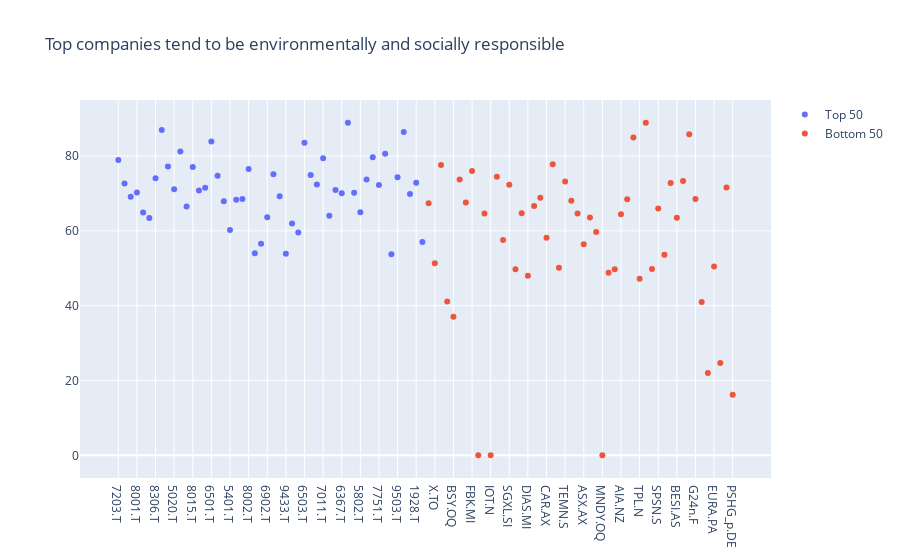

This figure's notebook cell:
### Markdown cell above
### Plot compare the ESG metrices for these companies

### Code cell
plots = [go.Scatter(x=top50['RIC'], y=top50['ESG Score'], mode='markers', name='Top 50'), 
         go.Scatter(x=bot50['RIC'], y=bot50['ESG Score'], mode='markers', name='Bottom 50')]
fig = go.Figure(data=plots)
fig.update_layout(title='Top companies tend to be environmentally and socially responsible')
fig.show()

### Figure 1 — Plotly figure (JSON) as saved in the notebook; plotly's stock layout.template omitted (floating-point values rounded to 4 significant figures)
{"data": [{"mode": "markers", "name": "Top 50", "type": "scatter", "x": ["7203.T", "7267.T", "8058.T", "8001.T", "8031.T", "9432.T", "8306.T", "6758.T", "7201.T", "5020.T", "3382.T", "6178.T", "8015.T", "8316.T", "8267.T", "6501.T", "5019.T", "8750.T", "5401.T", "6752.T", "8766.T", "8002.T", "8053.T", "9984.T", "6902.T", "9434.T", "8725.T", "9433.T", "7181.T", "7269.T", "6503.T", "1925.T", "8630.T", "7011.T", "7259.T", "5411.T", "6367.T", "8604.T", "7270.T", "5802.T", "9613.T", "4502.T", "7751.T", "5108.T", "4188.T", "9503.T", "6301.T", "6201.T", "1928.T", "9502.T"], "y": [78.94, 72.63, 69.09, 70.25, 64.93, 63.47, 74.05, 86.95, 77.21, 71.13, 81.18, 66.52, 77.1, 70.82, 71.5, 83.89, 74.7, 67.91, 60.21, 68.32, 68.54, 76.5, 54.02, 56.54, 63.63, 75.16, 69.28, 53.88, 61.97, 59.59, 83.55, 74.94, 72.4, 79.39, 64.04, 70.91, 70.03, 88.92, 70.18, 65.0, 73.76, 79.7, 72.24, 80.59, 53.73, 74.3, 86.43, 69.87, 72.85, 57.02]}, {"mode": "markers", "name": "Bottom 50", "type": "scatter", "x": ["CAPD.SI", "X.TO", "REG.OQ", "REA.AX", "BSY.OQ", "AGI.TO", "VCX.AX", "FBK.MI", "RDDT.N", "WPM.TO", "IOT.N", "LOIM.PA", "LOTB.BR", "SGXL.SI", "RAAG.DE", "LUG.TO", "DIAS.MI", "BCVN.S", "FNV.TO", "CAR.AX", "MNG.L", "EFN.TO", "TEMN.S", "IAG.TO", "INWT.MI", "ASX.AX", "CYBR.OQ", "NEKG.DE", "MNDY.OQ", "VACN.S", "0006.HK", "AIA.NZ", "LEGn.DE", "LAND.L", "TPL.N", "GFCP.PA", "WTC.AX", "SPSN.S", "DSG.TO", "SGRO.L", "BESI.AS", "AUTOA.L", "CVO.PA", "G24n.F", "SOL.AX", "MSTR.OQ", "EURA.PA", "PME.AX", "IVN.TO", "PSHG_p.DE"], "y": [67.37, 51.31, 77.6, 41.11, 37.03, 73.71, 67.58, 76.01, 0.0, 64.61, 0.0, 74.45, 57.57, 72.31, 49.76, 64.68, 48.02, 66.67, 68.84, 58.17, 77.82, 50.12, 73.21, 68.08, 64.62, 56.42, 63.55, 59.71, 0.0, 48.81, 49.77, 64.41, 68.46, 84.97, 47.19, 88.89, 49.84, 65.95, 53.64, 72.77, 63.48, 73.36, 85.79, 68.5, 40.96, 22.03, 50.5, 24.71, 71.57, 16.17]}], "layout": {"title": {"text": "Top companies tend to be environmentally and socially responsible"}}}
